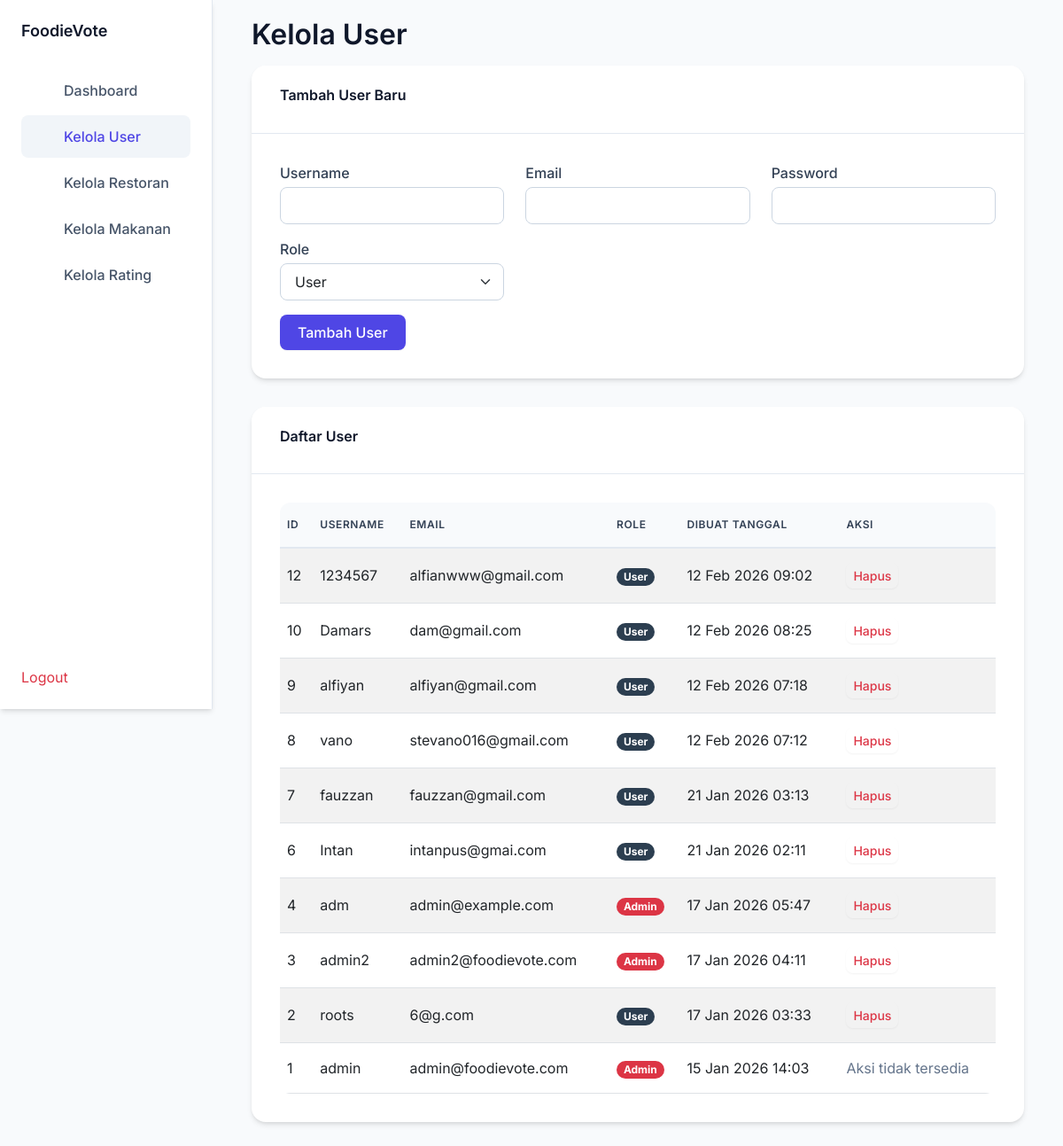
The page /Sasino/foodievote/index.php?page=manage-users (signed in) on the database its author committed.
### tables this page shows
CREATE TABLE `users` (
  `id` int NOT NULL,
  `username` varchar(50) NOT NULL,
  `email` varchar(100) NOT NULL,
  `password` varchar(255) NOT NULL,
  `role` enum('user','admin') DEFAULT 'user',
  `created_at` timestamp NULL DEFAULT CURRENT_TIMESTAMP
);

### config/database.php (called while the page is built, shortened)
<?php
function getConnection() {
    try {
        $pdo = new PDO("mysql:host=" . DB_HOST . ";dbname=" . DB_NAME, DB_USER, DB_PASS);
        $pdo->setAttribute(PDO::ATTR_ERRMODE, PDO::ERRMODE_EXCEPTION);
        return $pdo;
    } catch(PDOException $e) {
        die("Koneksi gagal: " . $e->getMessage());
    }
}

### modules/users/user.model.php (called while the page is built, shortened)
<?php
require_once __DIR__.'/../../config/database.php';
class UserModel
{
    private $conn;
    public function __construct()
    {
        $this->conn = getConnection();
    }
    public function getAllUsers()
    {
        try {
            $sql = 'SELECT id, username, email, role, created_at FROM users ORDER BY created_at DESC';
            $stmt = $this->conn->prepare($sql);
            $stmt->execute();
            return $stmt->fetchAll(PDO::FETCH_ASSOC);
        } catch (PDOException $e) {
            error_log('Error in getAllUsers: '.$e->getMessage());
            return false;
        }
    }
}

### core/session.php (called while the page is built, shortened)
<?php
function getSession($key) {
    return isset($_SESSION[$key]) ? $_SESSION[$key] : null;
}

### views/admin/manage-users.php (the view, shortened to what this page needs)
<?php
require_once '../modules/users/user.model.php';
$userModel = new UserModel();
$users = $userModel->getAllUsers();
?>
<h1>Kelola User</h1>
<div class="card mb-4">
    <div class="card-header">
        <h5>Tambah User Baru</h5>
    </div>
    <div class="card-body">
        <form method="POST">
            <div class="row">
                <div class="col-md-4 mb-3">
                    <label for="username" class="form-label">Username</label>
                    <input type="text" class="form-control" id="username" name="username" required>
                </div>
                <div class="col-md-4 mb-3">
                    <label for="email" class="form-label">Email</label>
                    <input type="email" class="form-control" id="email" name="email" required>
                </div>
                <div class="col-md-4 mb-3">
                    <label for="password" class="form-label">Password</label>
                    <input type="password" class="form-control" id="password" name="password" required>
                </div>
            </div>
            <div class="row">
                <div class="col-md-4 mb-3">
                    <label for="role" class="form-label">Role</label>
                    <select class="form-select" id="role" name="role" required>
                        <option value="user">User</option>
                    </select>
                </div>
            </div>
            <button type="submit" name="add_user" class="btn btn-primary">Tambah User</button>
        </form>
    </div>
</div>
<div class="card">
    <div class="card-header">
        <h5>Daftar User</h5>
    </div>
    <div class="card-body">
        <div class="table-responsive">
            <table class="table table-striped">
                <thead>
                    <tr>
                        <th>ID</th>
                        <th>Username</th>
                        <th>Email</th>
                        <th>Role</th>
                        <th>Dibuat Tanggal</th>
                        <th>Aksi</th>
                    </tr>
                </thead>
                <tbody>
                    <?php foreach ($users as $user): ?>
                        <tr>
                            <td><?php echo $user['id']; ?></td>
                            <td><?php echo htmlspecialchars($user['username']); ?></td>
                            <td><?php echo htmlspecialchars($user['email']); ?></td>
                            <td>
                                <span class="badge bg-<?php echo $user['role'] === 'admin' ? 'danger' : 'primary'; ?>">
                                    <?php echo ucfirst($user['role']); ?>
                                </span>
                            </td>
                            <td><?php echo date('d M Y H:i', strtotime($user['created_at'])); ?></td>
                            <td>
                                <?php if ($user['id'] != getSession('user_id')): ?>
                                    <form method="POST" class="d-inline" onsubmit="return confirm('Apakah Anda yakin ingin menghapus user ini?')">
                                        <button type="submit" name="delete_user" class="btn btn-sm btn-outline-danger">Hapus</button>
                                    </form>
                                <?php else: ?>
                                    <span class="text-muted">Aksi tidak tersedia</span>
                                <?php endif; ?>
                            </td>
                        </tr>
                    <?php endforeach; ?>
                </tbody>
            </table>
        </div>
    </div>
</div>

### assets/css/style.css (style rules this page uses)
body { font-family: 'Segoe UI', Tahoma, Geneva, Verdana, sans-serif; padding-top: 20px; padding-bottom: 20px; }
.card { box-shadow: 0 4px 6px rgba(0, 0, 0, 0.1); transition: transform 0.3s ease; }
.btn { border-radius: 30px; }
.bg-primary { background-color: #2c3e50 !important; }
.table th { border-top: none; border-bottom-width: 2px; }
.badge { border-radius: 10px; }
body:not(.admin-body) { padding-top: 20px; }

### rows shown on the page
users: id "12", username "1234567", email "alfianwww@gmail.com", role "User", created_at "12 Feb 2026 09:02"
users: id "10", username "Damars", email "dam@gmail.com", role "User", created_at "12 Feb 2026 08:25"
users: id "9", username "alfiyan", email "alfiyan@gmail.com", role "User", created_at "12 Feb 2026 07:18"
users: id "8", username "vano", email "stevano016@gmail.com", role "User", created_at "12 Feb 2026 07:12"
users: id "7", username "fauzzan", email "fauzzan@gmail.com", role "User", created_at "21 Jan 2026 03:13"
users: id "6", username "Intan", email "intanpus@gmai.com", role "User", created_at "21 Jan 2026 02:11"
users: id "4", username "adm", email "admin@example.com", role "Admin", created_at "17 Jan 2026 05:47"
users: id "3", username "admin2", email "admin2@foodievote.com", role "Admin", created_at "17 Jan 2026 04:11"
users: id "2", username "roots", email "6@g.com", role "User", created_at "17 Jan 2026 03:33"
users: id "1", username "admin", email "admin@foodievote.com", role "Admin", created_at "15 Jan 2026 14:03", shows "Aksi tidak tersedia"
